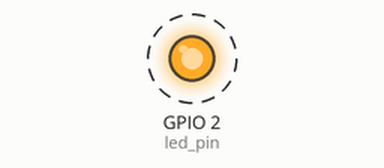
This sketch was run on a simulated ESP32. Parts: output pins drawn as LEDs (lit = HIGH). Dashed ring = blinking.

Above: at 0.5 s.
Timing chart, 0 to 4.6 s (numbered marks = the images above):
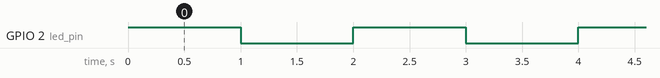

The sketch:

HelloWorld-BlinkLED.ino
```cpp
/*
 * This tutorial is followed from Digi-Key's youtube channel
 *
 * 16 February, 2021
 *
 * Settings:
 * Chip used: ESP32D0WDQ6 (revision 1)
 * Board: ESP32 Dev Module
 * Flash Frequency: 80MHz
 * Flash Mode: DIO
 * Flash Size: 4MB
 */

// Limit core use to core 1
#if CONFIG_FREERTOS_UNICORE
static const BaseType_t app_cpu = 0;
#else
static const BaseType_t app_cpu = 1;
#endif

// pins
static const int led_pin = 2;
static int blink_delay = 1000;

// task: blink LED
void toggleLED(void *parameter){
  while(true){
    digitalWrite(led_pin, HIGH);
    vTaskDelay(blink_delay / portTICK_PERIOD_MS);
    digitalWrite(led_pin, LOW);
    vTaskDelay(blink_delay / portTICK_PERIOD_MS);
  }
}


void setup() {
  // put your setup code here, to run once:

  // pin configuration
  pinMode(led_pin, OUTPUT);

  // tack config
  xTaskCreatePinnedToCore( // create task
    toggleLED,            // function to be called
    "Toggle LED",         // Human readable name for the task.
    1024,                 // Stack size ( bytes in ESP32, words in FreeRTOS )
    NULL,                 // Parameter to pass to function
    1,                    // Task priority (0 to configMAX_PRIORITY - 1)
    NULL,                 // Task handle
    app_cpu);             // core to run on (ESP32 only, not available in vanilla FreeRTOS
}

void loop() {
  // put your main code here, to run repeatedly:

}
```

Measured:
- by itself, GPIO 2 (led_pin): alternates HIGH for 1.0 s and LOW for 1.0 s
